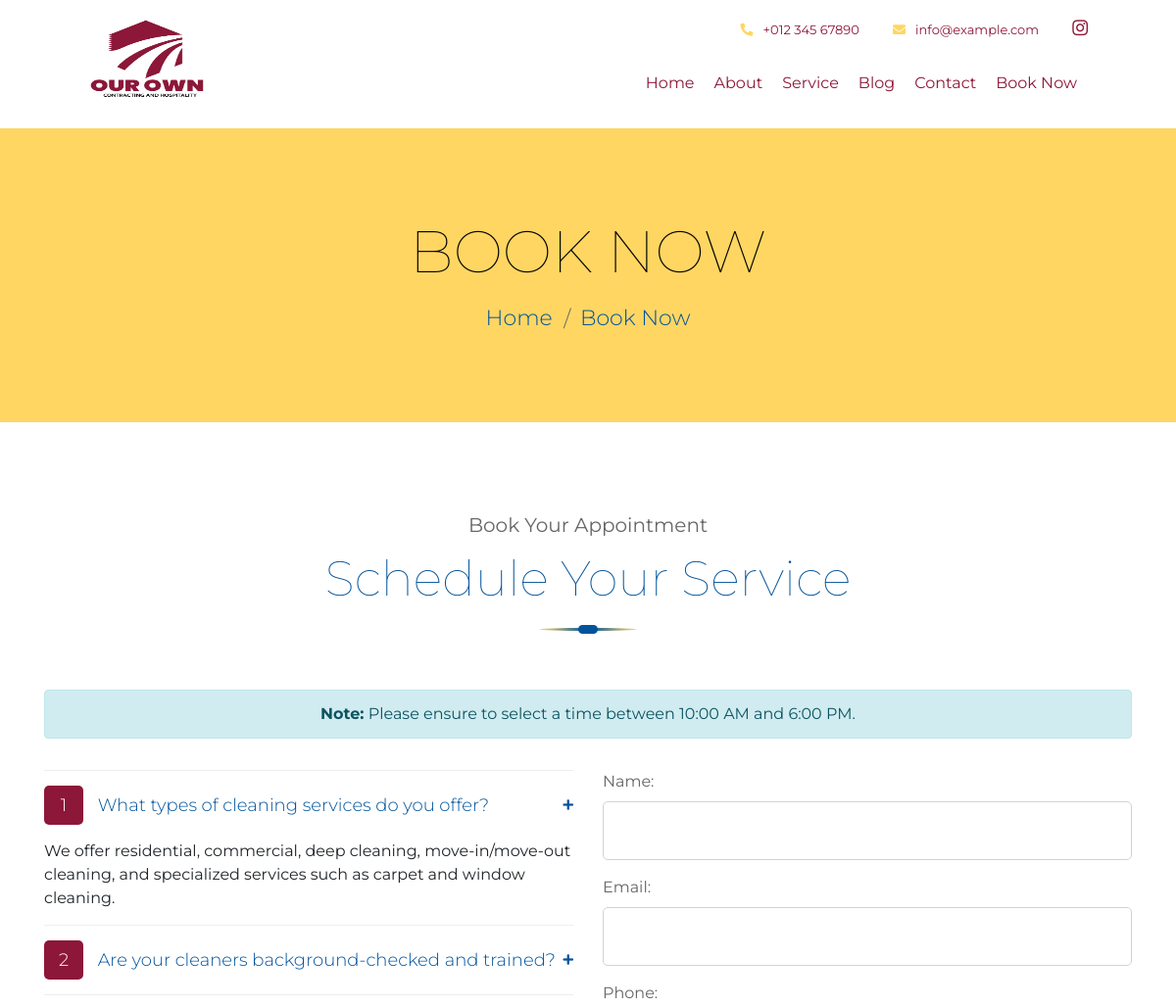
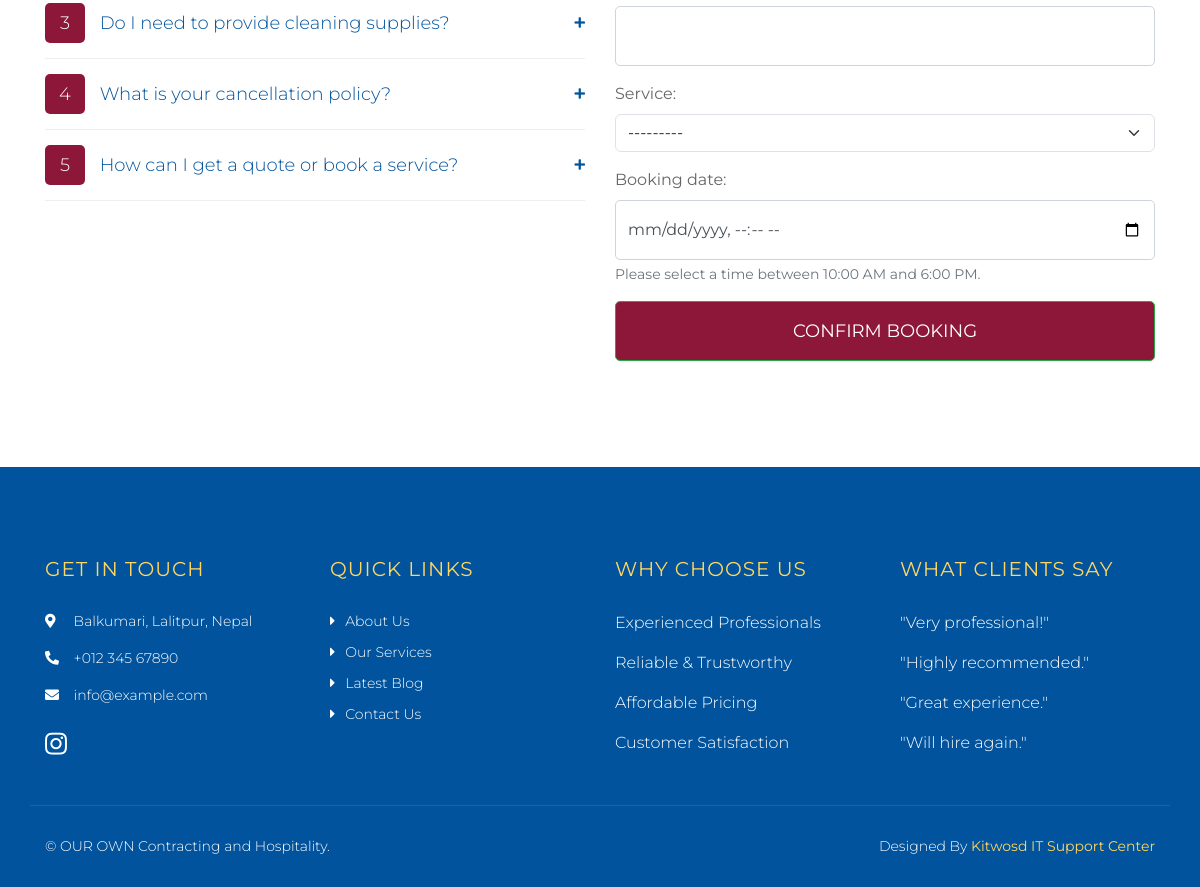
/book/, run on the app's committed database (2 pictures, top to bottom).
### core/models.py (models this page shows, shortened)
class OrganizationInfo(models.Model):
    name = models.CharField(max_length=255, default="Our Company")
    logo = models.ImageField(upload_to='organization_logos/', null=True, blank=True)
    address = models.TextField()
    phone1 = models.CharField("Phone 1", max_length=20)
    phone2 = models.CharField("Phone 2", max_length=20, blank=True, null=True)
    email1 = models.EmailField("Email 1")
    email2 = models.EmailField("Email 2", blank=True, null=True)
    facebook = models.URLField(blank=True, null=True)
    twitter = models.URLField(blank=True, null=True)
    instagram = models.URLField(blank=True, null=True)
    linkedin = models.URLField(blank=True, null=True)

class FAQ(models.Model):
    question = models.CharField(max_length=255)
    answer = models.TextField()

### core/views.py (the view)
# urls.py: path('book/', views.book_service, name='book_now'),
def book_service(request):
    if request.method == 'POST':
        form = BookingForm(request.POST)
        if form.is_valid():
            booking = form.save()
            return render(request, 'core/booking_confirmation.html', {'booking': booking})
    else:
        form = BookingForm()
    services = Service.objects.all()
    faqs = FAQ.objects.all()
    return render(request, 'core/book_now.html', {'form': form, 'services': services, 'faqs': faqs})

### core/forms.py (shortened to what this page needs)
class BookingForm(forms.ModelForm):
    class Meta:
        model = Booking
        fields = ['name', 'email', 'phone', 'service', 'booking_date']
    def __init__(self, *args, **kwargs):
        super().__init__(*args, **kwargs)
        self.fields['booking_date'].widget = forms.DateTimeInput(attrs={'type': 'datetime-local'})

### core/context_processors.py (called while the page is built)
def organization_info(request):
    org = OrganizationInfo.objects.first()
    return {
        'org': org
    }

### core/models.py (called while the page is built)
    def __str__(self):
        return self.title

### core/templates/core/book_now.html (shortened to what this page needs)
{% extends 'base.html' %}
{% load static %}
{% load widget_tweaks %}
{% block content %}
<div class="page-header">
    <div class="container">
        <div class="row">
            <div class="col-12">
                <h2>Book Now</h2>
            </div>
            <div class="col-12">
                <a href="{% url 'home' %}">Home</a>
                <a href="#">Book Now</a>
            </div>
        </div>
    </div>
</div>
<div class="contact">
    <div class="container">
        <div class="section-header text-center">
            <p>Book Your Appointment</p>
            <h2>Schedule Your Service</h2>
        </div>
        <div class="row mb-3">
            <div class="col-12">
                <div class="alert alert-info text-center">
                    <strong>Note:</strong> Please ensure to select a time between 10:00 AM and 6:00 PM.
                </div>
            </div>
        </div>
        <div class="row">
            <div class="col-md-6">
                <div class="faqs">
                    <div id="accordion">
                        {% for faq in faqs %}
                            <div class="card">
                                <div class="card-header">
                                    <a class="card-link {% if not forloop.first %}collapsed{% endif %}" data-toggle="collapse" href="#collapse{{ forloop.counter }}">
                                        <span>{{ forloop.counter }}</span> {{ faq.question }}
                                    </a>
                                </div>
                                <div id="collapse{{ forloop.counter }}" class="collapse {% if forloop.first %}show{% endif %}" data-parent="#accordion">
                                    <div class="card-body">
                                        {{ faq.answer }}
                                    </div>
                                </div>
                            </div>
                        {% endfor %}
                    </div>
                </div>
            </div>
            <div class="col-md-6">
                <div class="contact-form">
                    <form method="POST" action="">
                        <div class="form-group mb-3">
                            {{ form.name.label_tag }}
                            {{ form.name|add_class:"form-control" }}
                        </div>
                        <div class="form-group mb-3">
                            {{ form.email.label_tag }}
                            {{ form.email|add_class:"form-control" }}
                        </div>
                        <div class="form-group mb-3">
                            {{ form.phone.label_tag }}
                            {{ form.phone|add_class:"form-control" }}
                        </div>
                        <div class="form-group mb-3">
                            {{ form.service.label_tag }}
                            {{ form.service|add_class:"form-select" }}
                        </div>
                        <div class="form-group mb-3">
                            {{ form.booking_date.label_tag }}
                            {{ form.booking_date|add_class:"form-control" }}
                            <small class="form-text text-muted">Please select a time between 10:00 AM and 6:00 PM.</small>
                        </div>
                        <div class="d-grid mb-3">
                            <button type="submit" class="btn btn-success btn-lg">Confirm Booking</button>
                        </div>
                    </form>
                </div>
            </div>
        </div>
    </div>
</div>
{% endblock %}

### core/templates/base.html (shortened to what this page needs)
{% load static %}
<!DOCTYPE html>
<html lang="en">
<head>
    <link href="https://cdn.jsdelivr.net/npm/bootstrap@5.3.2/dist/css/bootstrap.min.css" rel="stylesheet">
    <link href="https://cdn.jsdelivr.net/npm/bootstrap-icons@1.10.5/font/bootstrap-icons.css" rel="stylesheet">
    <link href="https://stackpath.bootstrapcdn.com/bootstrap/4.4.1/css/bootstrap.min.css" rel="stylesheet">
    <link href="https://cdnjs.cloudflare.com/ajax/libs/font-awesome/5.10.0/css/all.min.css" rel="stylesheet">
    <link href="{% static 'lib/owlcarousel/assets/owl.carousel.min.css' %}" rel="stylesheet">
    <link href="{% static 'lib/lightbox/css/lightbox.min.css' %}" rel="stylesheet">
    <link href="{% static 'css/style.css' %}" rel="stylesheet">
</head>
<body>
    <div class="wrapper">
        <div class="header w-100">
            <div class="container-fluid">
                <div class="header-top row align-items-center">
                    <div class="col-lg-3">
                        <div class="brand">
                            <a href="{% url 'home' %}">
                                <img src="{% if org and org.logo %}{{ org.logo.url }}{% else %}{% static 'img/logo.jpg' %}{% endif %}" alt="{{ org.name|default:'OUR OWN Contracting and Hospitality' }}" class="img-fluid">
                            </a>
                        </div>
                    </div>
                    <div class="col-lg-9">
                        <div class="topbar">
                            <div class="topbar-col">
                                {% if org and org.phone1 %}
                                    <a href="tel:{{ org.phone1 }}"><i class="fa fa-phone-alt"></i>{{ org.phone1 }}</a>
                                {% else %}
                                    <a href="tel:+01234567890"><i class="fa fa-phone-alt"></i>+012 345 67890</a>
                                {% endif %}
                            </div>
                            <div class="topbar-col">
                                {% if org and org.email1 %}
                                    <a href="mailto:{{ org.email1 }}"><i class="fa fa-envelope"></i>{{ org.email1 }}</a>
                                {% else %}
                                    <a href="mailto:info@example.com"><i class="fa fa-envelope"></i>info@example.com</a>
                                {% endif %}
                            </div>
                            <div class="topbar-col">
                                <div class="topbar-social">
                                    {% if org and org.instagram %}
                                        <a href="{{ org.instagram }}"><i class="fab fa-instagram"></i></a>
                                    {% endif %}
                                </div>
                            </div>
                        </div>
                        <div class="navbar navbar-expand-lg bg-light navbar-light">
                            <div class="collapse navbar-collapse justify-content-between" id="navbarCollapse">
                                <div class="navbar-nav ml-auto">
                                    <a href="{% url 'home' %}" class="nav-item nav-link">Home</a>
                                    <a href="{% url 'about' %}" class="nav-item nav-link">About</a>
                                    <a href="{% url 'services' %}" class="nav-item nav-link">Service</a>
                                    <a href="{% url 'blog' %}" class="nav-item nav-link">Blog</a>
                                    <a href="{% url 'contact' %}" class="nav-item nav-link">Contact</a>
                                    <a href="{% url 'book_now' %}" class="nav-item nav-link">Book Now</a>
                                </div>
                            </div>
                        </div>
                    </div>
                </div>
            </div>
        </div>
        {% block content %}{% endblock %}
        <div class="footer">
            <div class="container">
                <div class="row">
                    <div class="col-md-6 col-lg-3">
                        <div class="footer-contact">
                            <h2>Get In Touch</h2>
                            <p><i class="fa fa-map-marker-alt"></i> {{ org.address|default:"123 Street, New York, USA" }}</p>
                            <p><i class="fa fa-phone-alt"></i> {{ org.phone1|default:"+012 345 67890" }}</p>
                            <p><i class="fa fa-envelope"></i> {{ org.email1|default:"info@example.com" }}</p>
                            <div class="footer-social">
                                {% if org and org.instagram %}
                                    <a href="{{ org.instagram }}"><i class="fab fa-instagram"></i></a>
                                {% endif %}
                            </div>
                        </div>
                    </div>
                    <div class="col-md-6 col-lg-3">
                        <div class="footer-link">
                            <h2>Quick Links</h2>
                            <a href="{% url 'about' %}">About Us</a>
                            <a href="{% url 'services' %}">Our Services</a>
                            <a href="{% url 'blog' %}">Latest Blog</a>
                            <a href="{% url 'contact' %}">Contact Us</a>
                        </div>
                    </div>
                    <div class="col-md-6 col-lg-3">
                        <div class="footer-link">
                            <h2>Why Choose Us</h2>
                            <p>Experienced Professionals</p>
                            <p>Reliable &amp; Trustworthy</p>
                            <p>Affordable Pricing</p>
                            <p>Customer Satisfaction</p>
                        </div>
                    </div>
                    <div class="col-md-6 col-lg-3">
                        <div class="footer-link">
                            <h2>What Clients Say</h2>
                            <p>"Very professional!"</p>
                            <p>"Highly recommended."</p>
                            <p>"Great experience."</p>
                            <p>"Will hire again."</p>
                        </div>
                    </div>
                </div>
            </div>
            <div class="container copyright">
                <div class="row">
                    <div class="col-md-6">
                        <p>&copy; {{ org.name|default:"OUR OWN Contracting and Hospitality" }}.</p>
                    </div>
                    <div class="col-md-6">
                        <p>Designed By <a href="https://www.kitwosd.com/">Kitwosd IT Support Center</a></p>
                    </div>
                </div>
            </div>
        </div>
    </div>
</body>
</html>

### data on the page
OrganizationInfo: logo (picture), phone1 "+012 345 67890", email1 "info@example.com", address "Balkumari, Lalitpur, Nepal", name "OUR OWN Contracting and Hospitality"
FAQ: question "What types of cleaning services do you offer?", answer "We offer residential, commercial, deep cleaning, move-in/move-out cleaning, and specialized services such as carpet and window cleaning."
FAQ: question "Are your cleaners background-checked and trained?"
FAQ: question "Do I need to provide cleaning supplies?"
FAQ: question "What is your cancellation policy?"
FAQ: question "How can I get a quote or book a service?"
